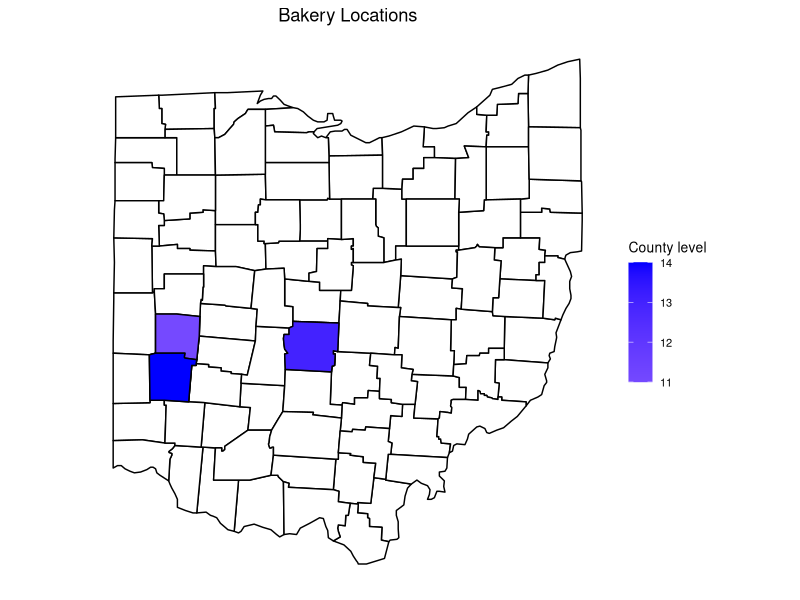
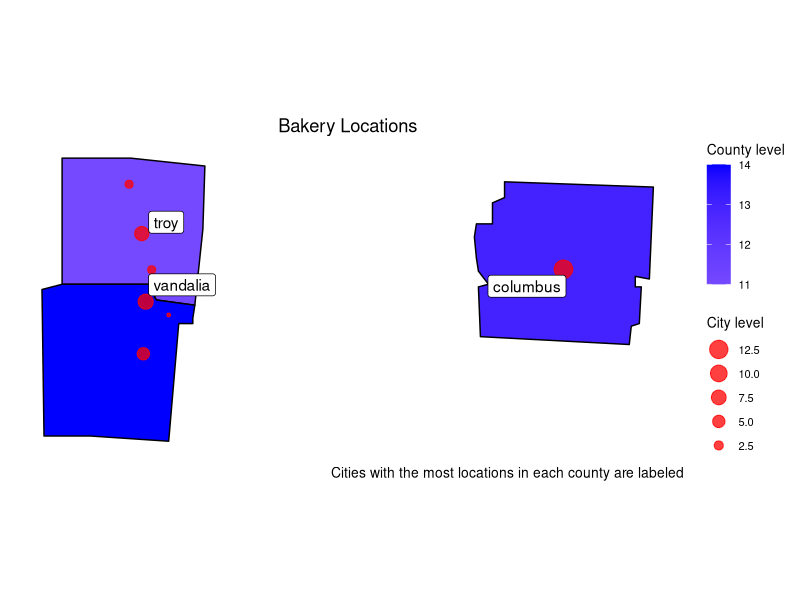
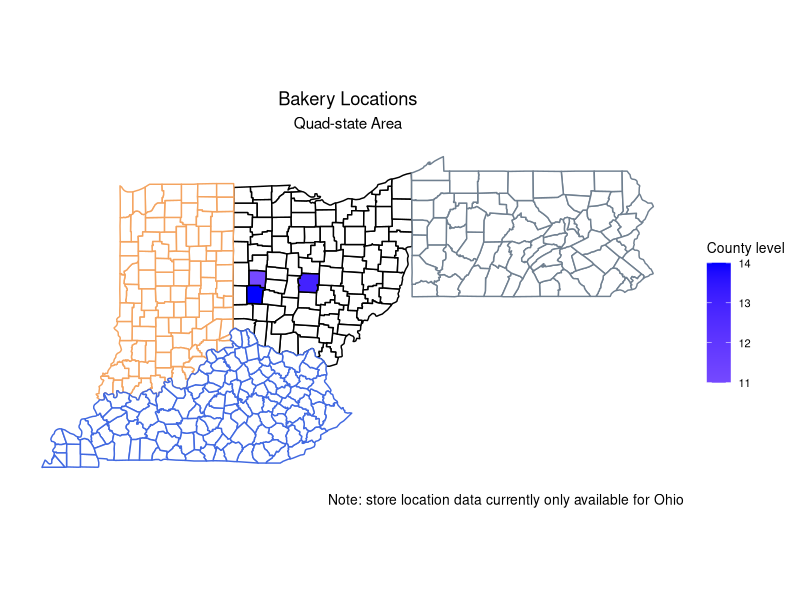

Here is the R script that generated these plots, in order:
#Plotting County Data in R Using geom_map()
#Author: Blake Madden

#This script demonstrates how to plot city and county-level data
#onto a state map. In this example, we will be plotting store locations
#for a fictitious bakery company in Ohio. Our goal will be to see
#how various cities and counties compare to each other in terms of how
#many store locations they have. We will accomplish this by creating
#datasets of our bakeries and then building geographical heatmaps
#showing the density of their locations.

require(ggplot2)
require(maps)
require(mapproj)
require(dplyr)
require(ggrepel)

location.data <- data.frame(county = c('montgomery', 'miami', 'miami',
                                       'franklin', 'montgomery',
                                       'montgomery', 'miami'),
                            city = c('dayton', 'piqua', 'troy',
                                     'columbus', 'vandalia',
                                     'huber heights', 'tipp city'),
                            count = c(5, 2, 7, 13, 8, 1, 2))

location.data.by.county <- location.data %>%
  #split the data into county groups
  group_by(county) %>%
  #then tally up the number of locations for each group
  summarize(count = sum(count))

ohio.map.data <- map_data('county', 'ohio')
names(ohio.map.data)[5:6] <- c('state', 'id')

ohio.map <- ggplot() +
  #remove decorations so that we only see the county outlines
  #adjust the font on the legend
  theme(line = element_blank(),
        axis.text = element_blank(),
        axis.title = element_blank(),
        panel.background = element_blank(),
        panel.border = element_blank(),
        legend.title = element_text(size=10),
        legend.text = element_text(size=8)) +
  #plot an outline of the counties
  geom_map(aes(map_id = ohio.map.data$id), map = ohio.map.data, fill='white', color='black') +
  #plot the (county-level) location data
  geom_map(data=location.data.by.county, aes(map_id = county, fill=count),
           map = ohio.map.data, color='black') +
  #change the color scheme of the county legend and also customize its title
  scale_fill_gradient2(low='white', high='blue', name='County level') +
  labs(title = 'Bakery Locations') + #add a title
  theme(plot.title = element_text(hjust = 0.5)) + #center the title
  coord_map() +
  #adjust the axes to fit the state outline
  expand_limits(x = ohio.map.data$long, y = ohio.map.data$lat)

print(ohio.map)

#remembering that the 'id' column in ohio.map.data is the name of the county,
#we are asking to get only the coordinates data where the county name can be
#found in our list of bakery counties.
county.map.data <- filter(ohio.map.data, id %in% location.data$county)

city.map.data <- data.frame(city = c('dayton', 'piqua', 'troy', 'columbus',
                                     'vandalia', 'huber heights', 'tipp city'),
                            long = c(-84.199632, -84.24023, -84.20422,
                                     -83.00275, -84.19298, -84.12738,
                                     -84.176),
                            lat = c(39.777394, 40.14761, 40.04003,
                                    39.96199, 39.8913, 39.86229, 39.96109))

location.data <- location.data %>% inner_join(city.map.data , by = 'city')

highest.store.density <- location.data %>% group_by(county) %>% slice(which.max(count))

county.map <- ggplot() +
  #remove decorations so that we only see the county outlines
  #adjust the font on the legend
  theme(line = element_blank(),
        axis.text = element_blank(),
        axis.title = element_blank(),
        panel.background = element_blank(),
        panel.border = element_blank(),
        legend.title = element_text(size=10),
        legend.text = element_text(size=8)) +
  #plot the counties, where their colors are scaled to their number of stores
  geom_map(data=location.data.by.county, aes(map_id = county, fill=count),
           map = county.map.data, color='black') +
  scale_fill_gradient2(low='white', high='blue', name='County level') +
  #plot the stores by city
  geom_point(data = location.data,
             #make the city points red and translucent
             #(to make any possible overlaps easier to see)
             color='red',
             alpha=.75,
             aes(x=long, y = lat,
                 #the points on the cities will be scaled to their
                 #respective number of stores
                 size=count)) +
  #customize the city level title, color scheme, and flip the order so that the legends
  #are going in the same direction
  scale_colour_gradient(low = 'pink', high = 'red') +
  labs(size='City level', title = 'Bakery Locations',
       caption = 'Cities with the most locations in each county are labeled') +
  theme(plot.title = element_text(hjust = 0.5),
        plot.caption = element_text(hjust = 1, size = 10)) + #center the title
  guides(size = guide_legend(reverse = TRUE)) +
  #place labels on cities with the most locations in each county.
  #note that we use ggrepel use to prevent any possible label overlapping.
  ggrepel::geom_label_repel(aes(x=long, y = lat, label = city),
                            data=highest.store.density ) +
  #adjust the mapping to the curvature of the earth
  coord_map() +
  #fit the axis scaling to the counties that we are plotting
  expand_limits(x = county.map.data$long, y = county.map.data$lat)

print(county.map)

indiana.map.data <- map_data('county', 'indiana')
names(indiana.map.data)[5:6] <- c('state', 'id')

kentucky.map.data <- map_data('county', 'kentucky')
names(kentucky.map.data)[5:6] <- c('state', 'id')

pennsylvania.map.data <- map_data('county', 'pennsylvania')
names(pennsylvania.map.data)[5:6] <- c('state', 'id')

ohio.map <- ggplot() +
  #remove decorations so that we only see the county outlines,
  #adjust the font on the legend
  theme(line = element_blank(),
        axis.text = element_blank(),
        axis.title = element_blank(),
        panel.background = element_blank(),
        panel.border = element_blank(),
        legend.title = element_text(size=10),
        legend.text = element_text(size=8)) +
  geom_map(aes(map_id = ohio.map.data$id),
           map = ohio.map.data, fill='white', color='black') +
  geom_map(data=location.data.by.county, aes(map_id = county, fill=count),
           map = ohio.map.data, color='black') +
  scale_fill_gradient2(low='white', high='blue', name='County level') +
  #draw additional states (use different outline colors for each state)
  geom_map(aes(map_id = indiana.map.data$id), map = indiana.map.data,
           fill='white', color='sandybrown') +
  geom_map(aes(map_id = kentucky.map.data$id), map = kentucky.map.data,
           fill='white', color='royalblue') +
  geom_map(aes(map_id = pennsylvania.map.data$id), map = pennsylvania.map.data,
           fill='white', color='slategrey') +
  #draw titles
  labs(title = 'Bakery Locations',
       subtitle = 'Quad-state Area',
       caption = 'Note: store location data currently only available for Ohio') +
  theme(plot.title = element_text(hjust = 0.5),
        plot.subtitle = element_text(hjust = 0.5),
        plot.caption = element_text(hjust = 1, size = 10)) +
  coord_map() +
  #expand the axes to fit all of the longitude/latitude points
  #for all four states
  expand_limits(x = c(ohio.map.data$long,
                      indiana.map.data$long,
                      kentucky.map.data$long,
                      pennsylvania.map.data$long),
                y = c(ohio.map.data$lat,
                      indiana.map.data$lat,
                      kentucky.map.data$lat,
                      pennsylvania.map.data$lat))

print(ohio.map)
